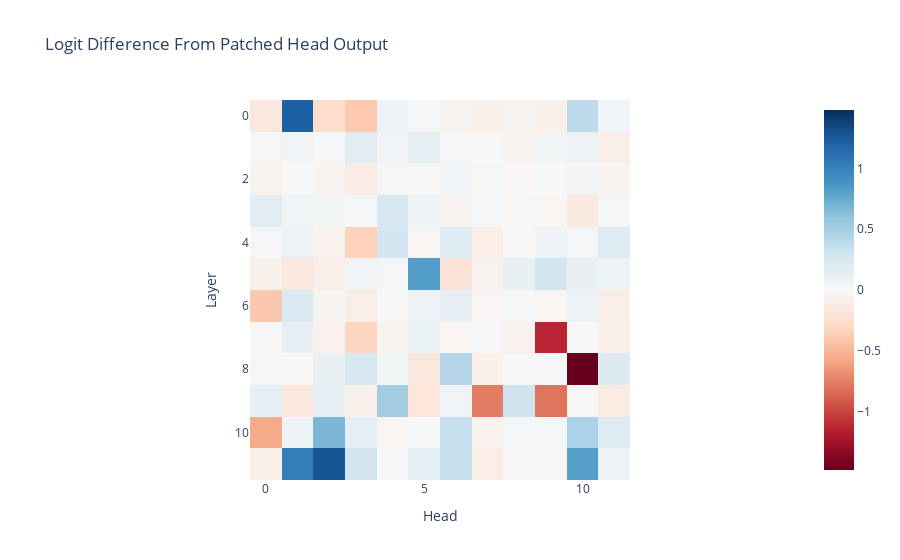

Notebook code cell kept with this figure:
### Code cell
imshow(
    patched_head_z_diff,
    title="Logit Difference From Patched Head Output",
    labels={"x": "Head", "y": "Layer"},
)

### Figure 1 — Plotly figure (JSON) as saved in the notebook; plotly's stock layout.template omitted (floating-point values rounded to 4 significant figures; data arrays with more than 128 entries replaced by an {"elided": "..."} marker saying what was removed)
{"data": [{"coloraxis": "coloraxis", "hovertemplate": "Head: %{x}<br>Layer: %{y}<br>color: %{z}<extra></extra>", "name": "0", "type": "heatmap", "xaxis": "x", "yaxis": "y", "z": {"elided": "12x12 float values"}}], "layout": {"coloraxis": {"cmid": 0, "colorscale": [[0, "rgb(103,0,31)"], [0.1, "rgb(178,24,43)"], [0.2, "rgb(214,96,77)"], [0.3, "rgb(244,165,130)"], [0.4, "rgb(253,219,199)"], [0.5, "rgb(247,247,247)"], [0.6, "rgb(209,229,240)"], [0.7, "rgb(146,197,222)"], [0.8, "rgb(67,147,195)"], [0.9, "rgb(33,102,172)"], [1, "rgb(5,48,97)"]]}, "title": {"text": "Logit Difference From Patched Head Output"}, "xaxis": {"anchor": "y", "constrain": "domain", "domain": [0, 1], "scaleanchor": "y", "title": {"text": "Head"}}, "yaxis": {"anchor": "x", "autorange": "reversed", "constrain": "domain", "domain": [0, 1], "title": {"text": "Layer"}}}}
